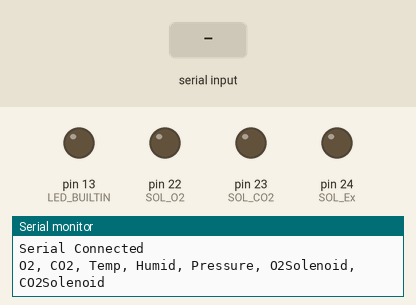
This sketch was run on a simulated Arduino Mega 2560, built with avr-gcc and run on an emulated ATmega2560. Parts: output pins drawn as LEDs (lit = HIGH), the last lines printed to the serial monitor. Inputs (shaded band) come from the test bench.

Above: at 1.2 s.
1.3 s: "open\n" received over Serial
At 2.5 s:
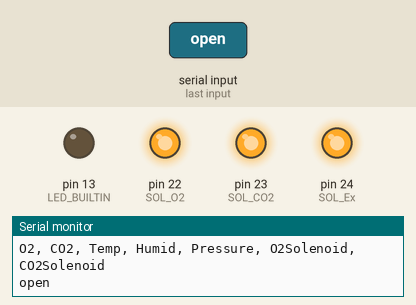
2.8 s: "close\n" received over Serial
At 3.8 s:
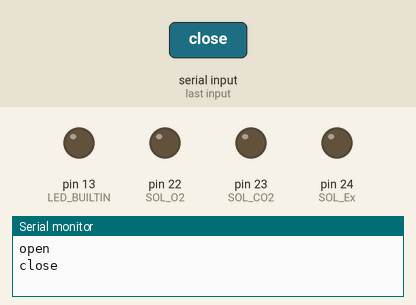
4.3 s: "open\n" received over Serial
At 8.9 s:
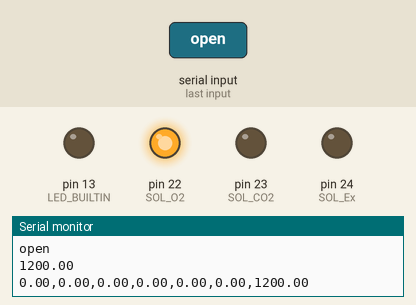
Timing chart, 0 to 10.4 s (numbered marks = the images above; inputs shaded):
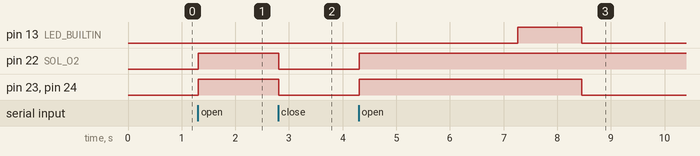

Measured:
- after the input at 1.3 s, pin 22 (SOL_O2), pin 23 (SOL_CO2), pin 24 (SOL_Ex): LOW → HIGH at once
- after the input at 2.8 s, pin 22 (SOL_O2), pin 23 (SOL_CO2), pin 24 (SOL_Ex): HIGH → LOW at once
- after the input at 4.3 s, pin 22 (SOL_O2): LOW → HIGH at once

The sketch:

ParsingReadings.ino
```cpp
/*
  *
  * The First test software for parsing O2 and CO2 Readings
  *
  * Setup:
  *
  *   O2 Rx - pin 19 - RX1
  *   O2 Tx - pin 18 - TX1
  *
  *   CO2 RX - pin 17 - RX2
  *   CO2 Tx - Pin 16 - TX2
  *
  * Open up the serial monitor with a baud rate of 9600 and type commands to control the system
  *
  * Commands:
  *   "open x" - opens solenoids 1-3 anything other than 1-3 will open all of them
  *   "close x" - closes solenoid x where x is 1-3 anything other than 1-3 closes all of them
  */
#include <stdio.h>
#include <string.h>

//#define Debug 1

#define SOL_O2 22
#define SOL_CO2 23
#define SOL_Ex 24

#define upperO2 21      // upper limit of the O2 sensor
#define lowerCO2 0      // Lower limit of the CO2 sensor
#define upperTime 1200   // Max time the solenoid can open for at once
#define lowerTime 300    // Min time for solenoid opening

#define readTime 7 // Time between sensor readings and solenoids, in seconds

float CO2Setpoint = 5.0;
float O2Setpoint = 5.0;

int Debug = 1;
String inputString;         // a String to hold incoming data
float Temperature;
float O2Percent;
float CO2Percent;
float O2Solenoid;
float CO2Solenoid;
float Temp;
float Humidity;
float Pressure;
int CO2PPM;

//bool ReadSerial = false; // Outdated, used with the timer

HardwareSerial *O2Serial = &Serial1;
HardwareSerial *CO2Serial = &Serial2;

void setup()
{

   pinMode(SOL_O2, OUTPUT);
   pinMode(SOL_CO2, OUTPUT);
   pinMode(SOL_Ex, OUTPUT);
   pinMode(LED_BUILTIN, OUTPUT);

  // Open serial communications and wait for port to open:
  Serial.begin(9600);
  while (!Serial) {
    ; // wait for serial port to connect. Needed for Native USB only
  }
  Serial.println("Serial Connected");
  Serial.println("O2, CO2, Temp, Humid, Pressure, O2Solenoid, CO2Solenoid");

  // set the data rate for the two Serial ports: Serial1=O2, Serial2=CO2
  O2Serial->begin(9600);
  CO2Serial->begin(9600);
}

void loop() // run over and over
{
  static unsigned long previous = millis();
  // Used to track if when readings() is called it receives a good O2 reading.
  // 1: Good last reading
  // 0: Bad last reading
  //The goal is to always have read a poor reading in the off cycle and not calculate based on it so that the good reading comes through at the Delay time
  int goodReading = 0;

  if(CheckTime(&previous, readTime*1000)){ //readTime is a #define above that is multiplied by 1000 to get the millisecond equivalent
      goodReading = readings(&O2Percent, &CO2Percent, &Temp, &Humidity, &Pressure);
      ControlSolenoids(O2Percent, CO2Percent, O2Setpoint, CO2Setpoint, &O2Solenoid, &CO2Solenoid);
      Serial.print(O2Percent);
      Serial.print(",");
      Serial.print(CO2Percent);
      Serial.print(",");
      Serial.print(Temp);
      Serial.print(",");
      Serial.print(Humidity);
      Serial.print(",");
      Serial.print(Pressure);
      Serial.print(",");
      Serial.print(O2Solenoid);
      Serial.print(",");
      Serial.print(CO2Solenoid);
      Serial.print("\n");
  }
  if(goodReading == 1){ // implemented to avoid the issue of every other O2 reading being extra long and bad. This only happened when increasing the delay time over 1s for some reason
      //Serial.println("Offset:");
      goodReading = readings(&O2Percent, &CO2Percent, &Temp, &Humidity, &Pressure);
  }
}


//Used to capture the serial command inputs sent by the user over the serial 1 line.
void serialEvent() {

  while (Serial.available()) {
    // get the new byte:
    char inChar = (char)Serial.read();
    // add it to the inputString:
    inputString += inChar;
    // if the incoming character is a newline, set a flag so the main loop can
    // do something about it:
    if (inChar == '\n') {
      CommandParse(inputString);
      inputString = "";
    }
  }
}
```

CommandParse.ino
```cpp
void CommandParse(String input){
  int selection = 0;
  String CO2Reading;
  if(input.substring(0,4) == "open"){
      selection = input.substring(5).toInt();
      switch(selection){
        case 0:
          digitalWrite(SOL_O2, 1);
          digitalWrite(SOL_CO2, 1);
          digitalWrite(SOL_Ex, 1);
          break;
        case 1:
          digitalWrite(SOL_O2, 1);
          break;
        case 2:
          digitalWrite(SOL_CO2,1);
          break;
        case 3:
          digitalWrite(SOL_Ex, 1);
          break;
        default:
          Serial.print(selection);
          Serial.println("Error, invalid solenoid to open");
      }
      Serial.println(input);
    }
    else if(input.substring(0,5) == "close") {
      selection = input.substring(6).toInt();
      switch(selection){
        case 0:
          digitalWrite(SOL_O2, 0);
          digitalWrite(SOL_CO2, 0);
          digitalWrite(SOL_Ex, 0);
          break;
        case 1:
          digitalWrite(SOL_O2, 0);
          break;
        case 2:
          digitalWrite(SOL_CO2,0);
          break;
        case 3:
          digitalWrite(SOL_Ex, 0);
          break;
        default:
          Serial.println("Error, invalid solenoid to Close");
      }
       Serial.println(input);
    }
    else if(input.substring(0,2) == "O2") {
      O2Setpoint = input.substring(3).toFloat();
    }
    else if(input.substring(0,3) == "CO2") {
      CO2Serial->print(input.substring(4));
      if (CO2Serial->available()) {
        CO2Reading = CO2Serial->readStringUntil('\n');
        Serial.println("CO2 Command Return" + CO2Reading);
      }
    }
    else if(input.substring(0,5) == "Debug"){
      Debug = (Debug+1)%2;
    }
    else {
       Serial.println(input);
       Serial.println("Invalid Command");
    }
}

void ControlSolenoids(float O2Percent, float CO2Percent, float O2Set, float CO2Set, float *timeOpenO2, float *timeOpenCO2){
  if(CO2Percent <= 10){
    if((CO2Set - CO2Percent) > 0.1){
      float a = (CO2Set - CO2Percent);
      float b = (CO2Percent - lowerCO2);
      *timeOpenCO2 = ((upperTime * a + lowerTime*b)/(a+b));
      if(Debug) Serial.println(*timeOpenCO2);
      digitalWrite(LED_BUILTIN, 1);
      digitalWrite(SOL_Ex, 1);
      digitalWrite(SOL_CO2, 1);
      delay(*timeOpenCO2);
      digitalWrite(LED_BUILTIN, 0);
      digitalWrite(SOL_CO2, 0);
      digitalWrite(SOL_Ex, 0);
    }
  }
  delay(50);
  if (O2Percent <= 25) {
    //if ((CO2Set - CO2Percent) < 0.5) {
      if((O2Percent - O2Set) > 0.1){
        float a = (upperO2-O2Percent);
        float b = (O2Percent - O2Set);
        *timeOpenO2 = ((upperTime * b + lowerTime*a)/(a+b));
        if(Debug) Serial.println(*timeOpenO2);
        digitalWrite(LED_BUILTIN, 1);
        digitalWrite(SOL_Ex, 1);
        digitalWrite(SOL_O2, 1);
        delay(*timeOpenO2);
        digitalWrite(LED_BUILTIN, 0);
        digitalWrite(SOL_O2, 0);
        digitalWrite(SOL_Ex, 0);
      }
    //}
  }
}

int readings( float *O2Percent, float *CO2Percent, float *Temp, float *Humidity, float *Pressure) {
  String CO2Reading, O2Reading, HReading, PReading;
  CO2Serial->println("Z");
  int retval = 1;
  if (O2Serial->available()) {
    O2Reading = O2Serial->readStringUntil('\n');
    if(O2Reading.length() < 42 && O2Reading.length() > 35){
      *O2Percent = O2Reading.substring(26,32).toFloat();
      *Temp = O2Reading.substring(12,16).toFloat();
      if(Debug) Serial.println("O2:"+O2Reading);
      if(Debug) Serial.println("O2%:"+ (String)*O2Percent);
      if(Debug) Serial.println("O2 T:"+ (String)*Temp);
    } else {
      if(Debug) Serial.println("Bad O2:" + O2Reading);
      *O2Percent = 100;
      retval = 0;
    }
  }
  delay(50);
  if (CO2Serial->available()) {
    CO2Reading = CO2Serial->readStringUntil('\n');
    if((CO2Reading.length() < 9) && (CO2Reading.substring(0,1) != "E")) {
      *CO2Percent = CO2Reading.substring(2,7).toFloat()/1000;
      if(Debug) Serial.println("CO2:"+CO2Reading);
      if(Debug) Serial.println("CO2 %:" + (String)*CO2Percent);
    } else {
      if(Debug) Serial.println("CO2 Bad="+CO2Reading);
      *CO2Percent = 100;
    }
  }

  delay(50);
  CO2Serial->println("H");
  delay(50);
  if (CO2Serial->available()) {
    HReading = CO2Serial->readStringUntil('\n');
    if((HReading.length() < 9) && (HReading.substring(0,1) != "E")) {
      *Humidity = HReading.substring(2,7).toFloat()/10;
      if(Debug) Serial.println("H:" + HReading);
      if(Debug) Serial.println("H %:" + (String)*Humidity);
    } else {
      if(Debug) Serial.println("H Bad:" +HReading);
    }
  }
  delay(50);
  CO2Serial->println("B");
  delay(50);
  if (CO2Serial->available()) {
    PReading = CO2Serial->readStringUntil('\n');
    if((PReading.length() < 9) && (PReading.substring(0,1) != "E")) {
      *Pressure = PReading.substring(2,7).toFloat()/10;
      if(Debug) Serial.println("P: " + PReading);
      if(Debug) Serial.println("P #: " + (String)*Pressure);
    } else {
      if(Debug) Serial.println("P Bad: " +PReading);
    }
  }
  return retval;

}

int CheckTime(unsigned long *previous, unsigned long delay){
  unsigned long currentTime = millis();
  int retval = 0;
  if(currentTime - *previous >= delay){
    retval = 1;
    *previous = currentTime;
  }
  return retval;
}
```
